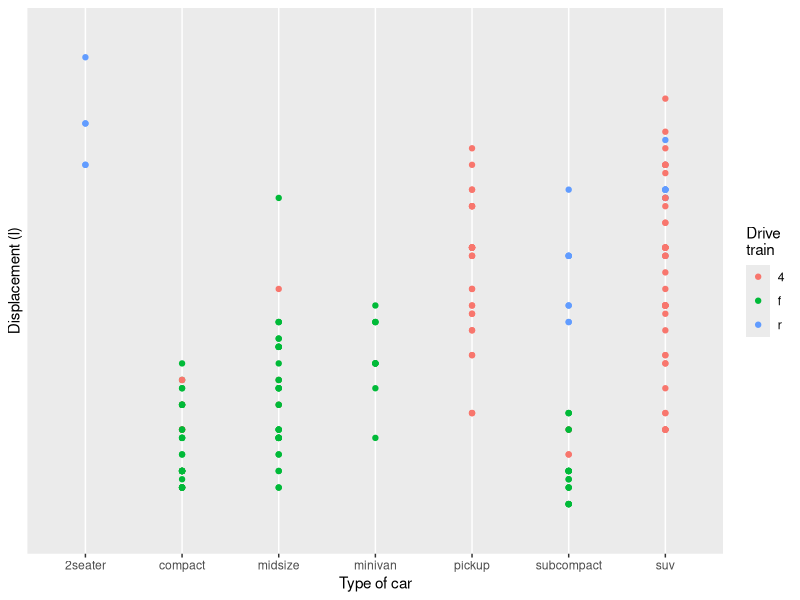

R code for this plot:
## ---- chunk 1
library(tidyverse)
## ---- chunk 2
####################################
####################################
# ggplot(mpg, aes(displ)) + 
#   scale_y_continuous("Highway mpg") + 
#   scale_x_continuous() +
#   geom_point(aes(y = hwy))

# The above can be modified to:
# mpg %>% 
#   ggplot(aes(displ, hwy)) +
#   geom_point() +
#   labs(y = "Highway mpg")
####################################
####################################




####################################
####################################
# ggplot(mpg, aes(y = displ, x = class)) + 
#   scale_y_continuous("Displacement (l)") + 
#   scale_x_discrete("Car type") +
#   scale_x_discrete("Type of car") + 
#   scale_colour_discrete() + 
#   geom_point(aes(colour = drv)) + 
#   scale_colour_discrete("Drive\ntrain")

# The above can be modified to
# mpg %>% 
#   ggplot(aes(class, displ)) +
#   geom_point(aes(color = drv)) +
#   labs(x = "Type of car",
#        y = "Displacement (l)",
#        color = "Drive\ntrain")
####################################
####################################
## ---- chunk 3
mpg %>%
  ggplot(aes(class, displ)) +
  geom_point(aes(color = drv)) +
  scale_y_discrete() +
  labs(x = "Type of car",
       y = "Displacement (l)",
       color = "Drive\ntrain")
